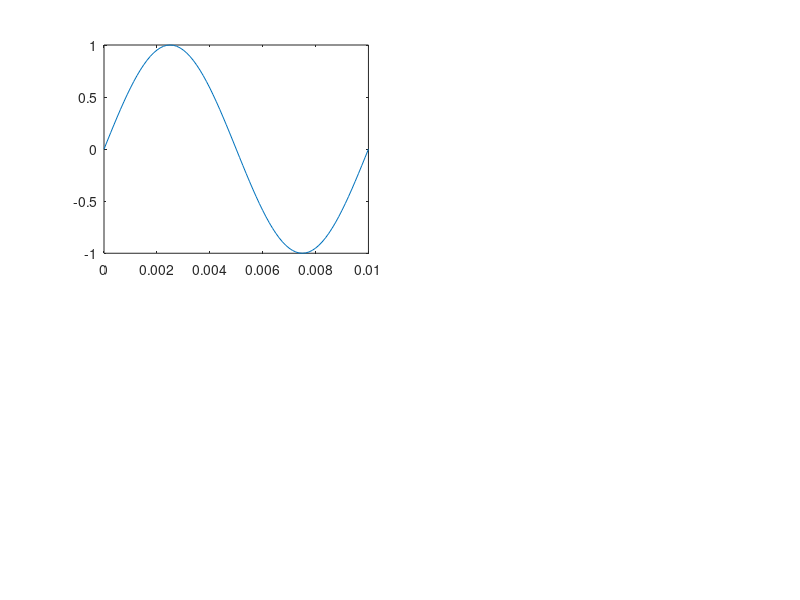

This figure's MATLAB source: (Note: this script raises an error after producing the figure.)
clc;
clear;

% Use sinusoid frequency f = 300 Hz
f = [100,200,400,800];
%
% Sampling frequency and interval
fs = 8000;
Ts = 1/fs;
%
% Set time duration of plot, i.e., 10 msec.
tfinalplot = 10e-3;
%
% Make the time vector for the plot
nplot=0:Ts:tfinalplot;
%
% Make the time vector for replayed sound spurt
% Play the spurt for 2 seconds
tfinal = 2;
nsound=0:Ts:tfinal;
%

set(gcf, 'Position',  [400, 140, 1200, 800]);
%
C = [];
% Make the plot
for i = 1:4
    % Sample the sinusoid.
    xnT = sin(2*pi*f(1,i)*nsound);
    subplot(2,2,i);
    plot(nplot, xnT(1:length(nplot)));
    title("Subplot"+i+ ":"+" "+f(1,i)+"Hz");
    C = cat(2,C,xnT);
    audiowrite(string(f(1,i))+' Hz.wav', xnT, fs);
end

audiowrite('concatenate Hz.wav', C, fs);




%
% Save xnT as a wav sound file, soundfile.wav.
% 
%
% Uncomment/edit this next line to save the graph.
% exportgraphics(gcf, ’filename_you_want.jpg’);
%